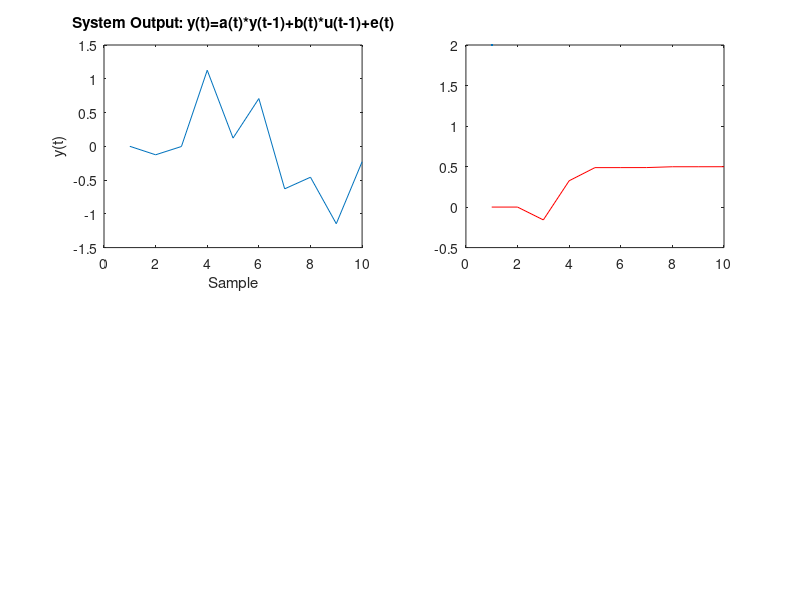

Write MATLAB code to recreate this figure. (Note: this script raises an error after producing the figure.)
clc,clear all,close all
% Kalman Filter Based System Identification
% Written By: Rasit
% Date: 21-Jul-2024
%% ARX Model: y(t)=a(t)*y(t-1)+b(t)*u(t-1)+e(t)
true_a = 0.5;
true_b = 0.7;
e_t = .1*randn;   % Output Noise
NoD = 100;
u = randn(NoD, 1);  % Random Input Signal 
y = zeros(NoD, 1);  % System Response


theta = zeros(3,NoD);  % Kalman States
P = 1e3*eye(3);    % Estimation Noise Cov Matrix
Q = 1e1*eye(3);    % Process Noice Cov Matrix
R = 1e-1;          % Measurement Noise Cov Matrix
theta_hat = [0 0 0]';

figure('units', 'normalized', 'outerposition', [0 0 1 1], 'color', 'w')
for t = 2:NoD
    y(t) = true_a*y(t-1)+true_b*u(t-1)+e_t;  % System Response

    if t > 50    % Time Varying Parameters
        true_a = 1;
        true_b = 1.4;
    end
    phi = [y(t-1); u(t-1); 1];            % Regressor Matrix

    % Prediction
    theta_hat = theta_hat;
    P = P+Q;

    % Correction
    K = P*phi/(phi'*P*phi+R);    % Kalman Gain
    S = y(t)-(phi'*theta_hat);   % Innovation
    theta_hat = theta_hat+K*S;
    P = (eye(size(theta,1))-K*phi')*P;
    theta(:, t) = theta_hat;
    
    if mod(t,10) == 0
    clf
    subplot(221)
    plot(1:t,y(1:t))
    title("System Output: y(t)=a(t)*y(t-1)+b(t)*u(t-1)+e(t)")
    xlabel('Sample'),ylabel('y(t)');

    subplot(222)
    plot(1:t, theta(1,1:t),"r",LineWidth=2),hold on
    yline(true_a,"b--",LineWidth=2),xline(50,"b--",LineWidth=2)
    title('Estimated System Parameters');
    xlabel('Sample'),ylabel('a(t)'),axis([-1 101 -.1 1.5])
    legend("Estimated Parameter","Real Parameter")

    subplot(223)
    plot(1:t, theta(2,1:t),"r",LineWidth=2),hold on
    yline(true_b,"b--",LineWidth=2),xline(50,"b--",LineWidth=2)
    title('Estimated System Parameters');
    xlabel('Sample'),ylabel('b(t)'),axis([-1 101 -.1 1.75])
    legend("Estimated Parameter","Real Parameter")

    subplot(224)
    plot(1:t, theta(3,1:t),"r",LineWidth=2),hold on
    yline(e_t,"b--",LineWidth=2),xline(50,"b--",LineWidth=2)
    title('Estimated System Parameters');
    xlabel('Sample'),ylabel('e(t)'),axis([-1 101 -.5 1.5])
    legend("Estimated Parameter","Real Parameter")
    drawnow
    end
end



